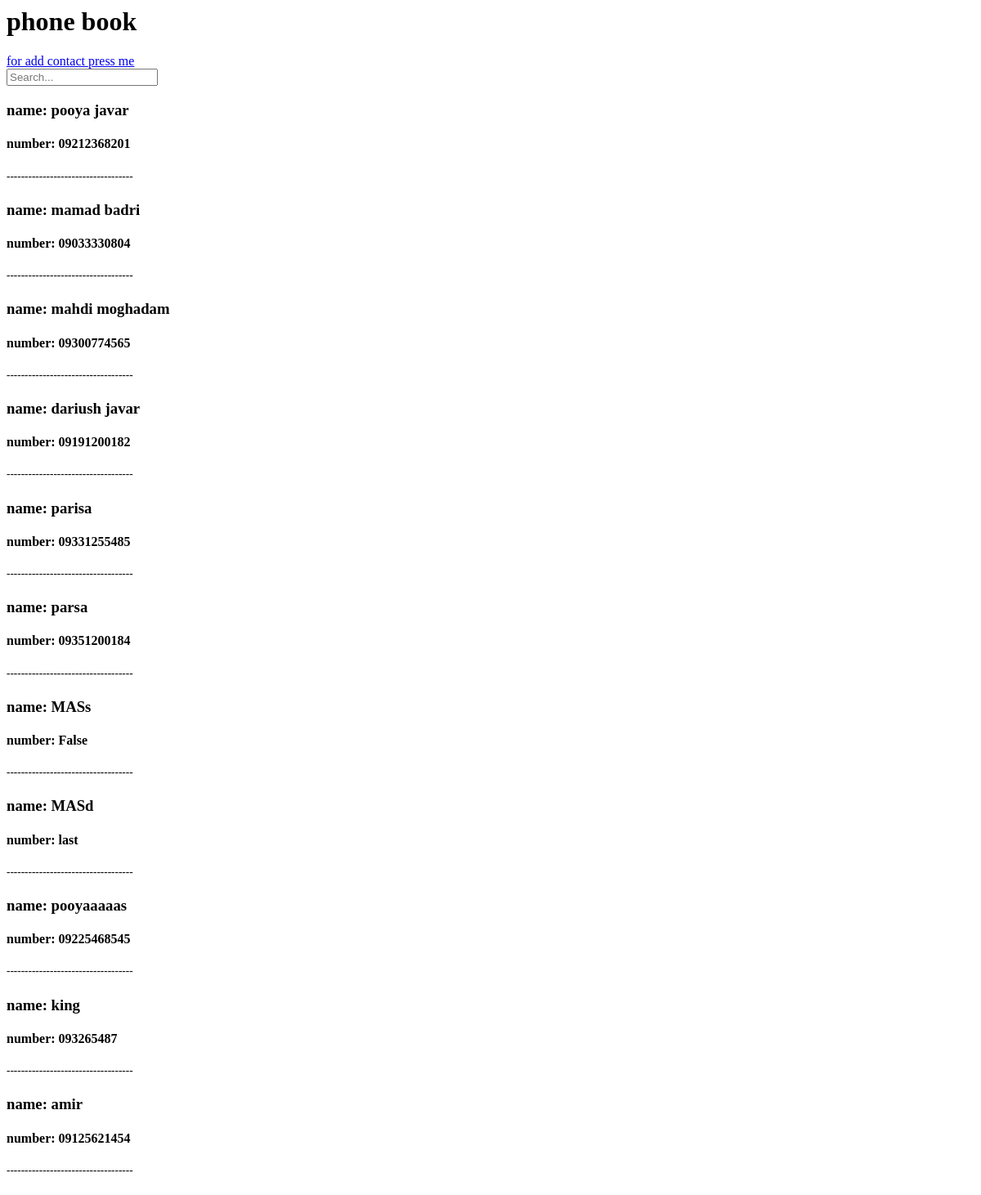
Before: /phonebook/ with the older database file.
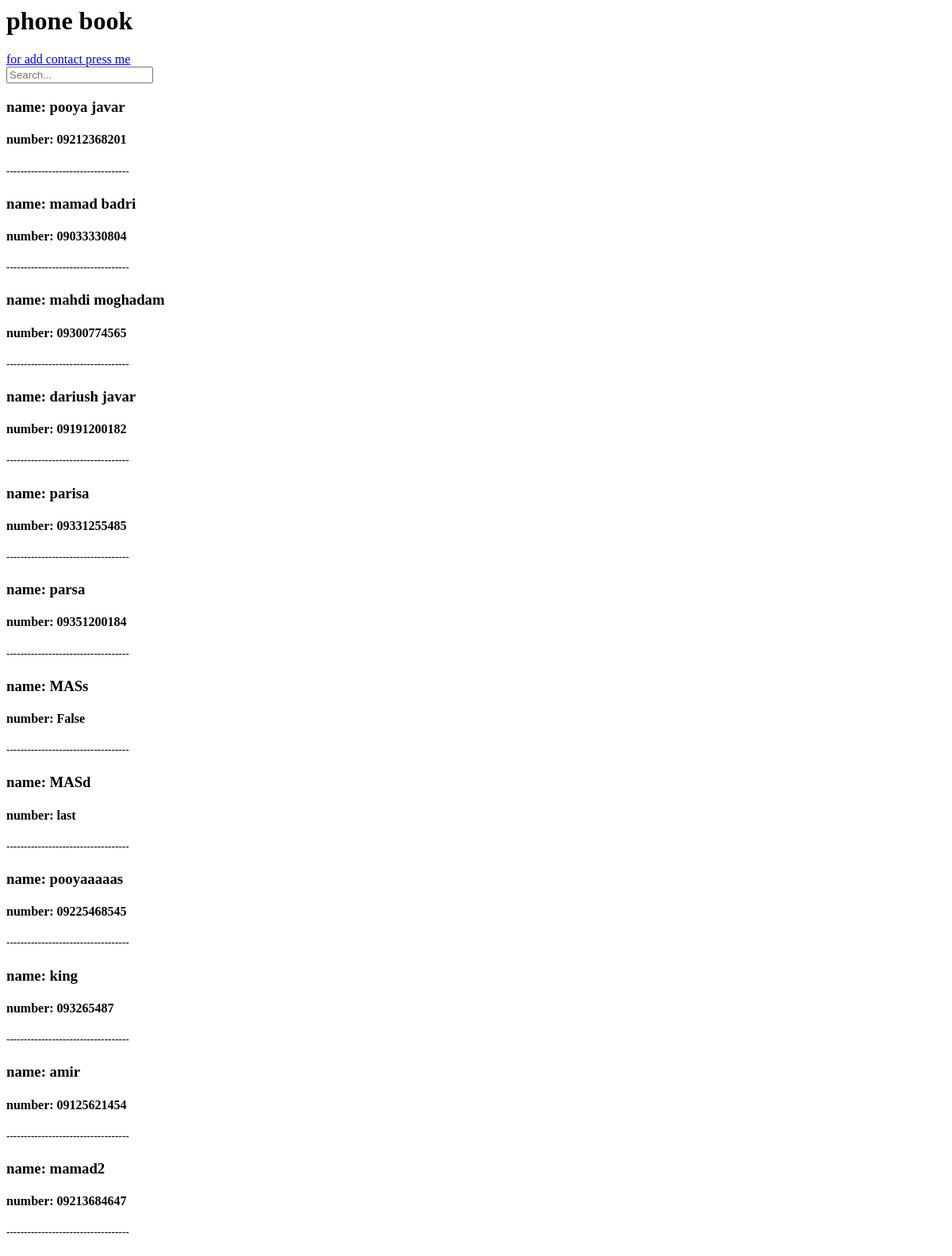
After: the same page with the newer database file.
### accounts/models.py (models this page shows)
class phonenum(models.Model):
    name = models.CharField(max_length = 200)
    phone_num = models.CharField (max_length = 11)

### accounts/views.py (the view)
# urls.py: path('phonebook/',num, name ='phonebook'),
def num(request):
    context = {
        'phonenums': phonenum.objects.all()
    }
    return render (request,'tmp/phonebook.html',context)

### accounts/templates/tmp/phonebook.html
<h1>phone book</h1>
<a href="/add">for add contact press me</a>
<form action="{% url 'search_results' %}" method="get">
  <input name="q" type="text" placeholder="Search...">
</form>
{% for phonenum in phonenums %}
    <phonenum>
        <h3>name: {{phonenum.name}} </h3>
        <h4>number: {{phonenum.phone_num}}</h4>
        <h5>-----------------------------------</h5>
    </phonenum>
{% endfor %}

Changed rows visible on the page:
added phonenum: name "mamad2", phone_num "09213684647"
